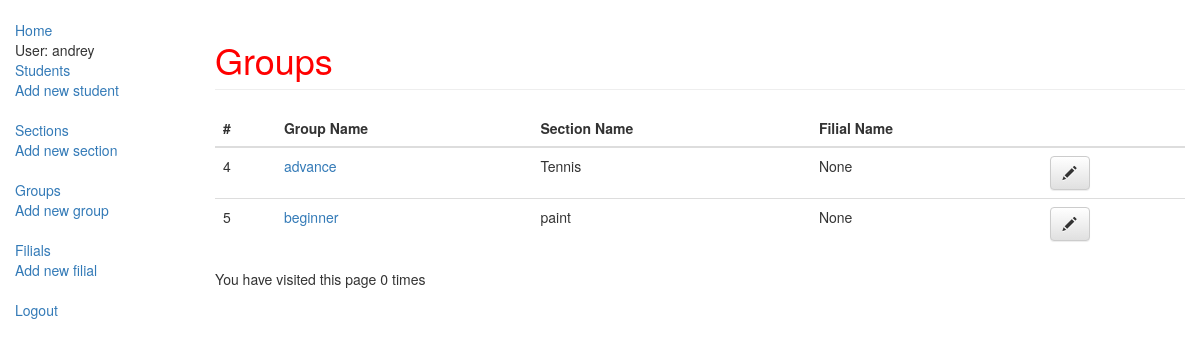
Before: /index/group/ (signed in) with the older database file.
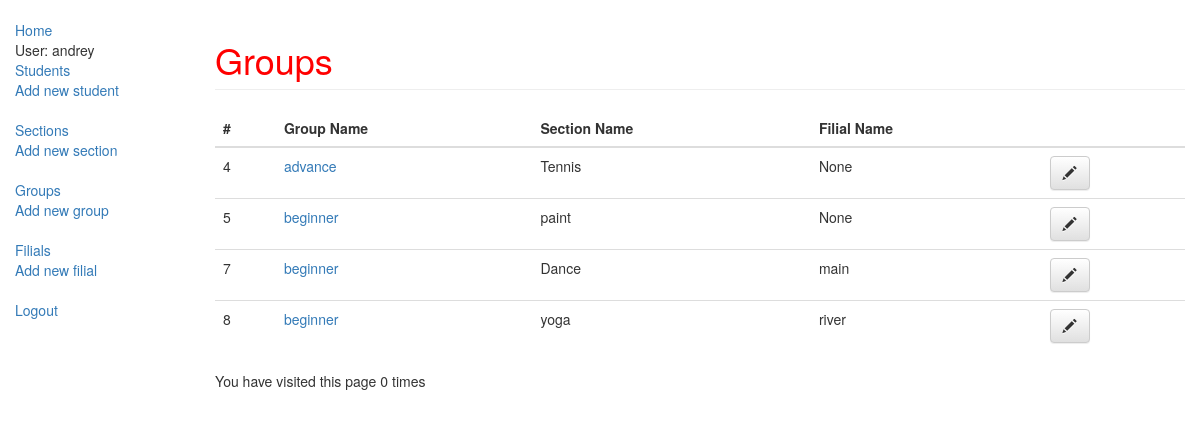
After: the same page with the newer database file.
### observer/models.py (models this page shows, shortened)
class Group(models.Model):
    name = models.CharField(max_length=20, help_text="Enter a group name")
    filial = models.ForeignKey('Filial', on_delete=models.SET_NULL, null=True, blank=True)
    section = models.ForeignKey('Section', on_delete = models.SET_NULL, null=True)
    owner = models.ForeignKey(User, on_delete=models.SET_NULL, null=True, blank=True)
    class Meta:
        ordering = ["name"]

class Section(models.Model):
    name = models.CharField(max_length=20, help_text="Enter a section name")
    owner = models.ForeignKey(User, on_delete=models.SET_NULL, null=True, blank=True)
    filial = models.ForeignKey('Filial', on_delete=models.SET_NULL, null=True, blank=True)
    class Meta:
        ordering = ["name"]
    def __str__(self):
        return self.name

class Filial(models.Model):
    name = models.CharField(max_length=20, help_text="Enter a filial name")
    phone = models.CharField(max_length=20, help_text="Enter Phone of Filial")
    address = models.CharField(max_length=20, help_text="Enter Address of Filial")
    owner = models.ForeignKey(User, on_delete=models.SET_NULL, null=True, blank=True)
    class Meta:
        ordering = ["name"]
    def __str__(self):
        return self.name

### observer/views.py (the view)
# urls.py: path('group/', views.group_list, name="group_list"),
@login_required()
def group_list(request):
    groups = Group.objects.filter(owner=request.user)
    num_visits = request.session.get('num_visits',0)
    request.session['num_visits'] = num_visits + 1
    return render(
        request,
        'observer/group_list.html',
        {'groups': groups, 'num_visits': num_visits}
    )

### observer/templates/observer/group_list.html (shortened to what this page needs)
{% extends "observer/base_generic.html" %}
{% block content %}
<h1 class="page-header">
    Groups
</h1>
<table class="table" id="student-table">
    <thead>
        <tr>
            <th>#</th>
            <th>Group Name</th>
            <th>Section Name</th>
            <th>Filial Name</th>
            <th></th>
        </tr>
    </thead>
    <tbody>
        {% for group in groups %}
        <tr>
            <td>{{group.id}}</td>
            <td><a href="{% url 'group_detail' pk=group.pk %}">{{group.name}}</a></td>
            <td>{{group.section}}</td>
            <td>{{group.filial}}</td>
            <td><a class="btn btn-default" href="{% url 'edit_group' pk=group.pk %}"><span class="glyphicon glyphicon-pencil"></span></a></td>
        </tr>
        {% empty %}
        <tr>
            <td colspan="7" class="text-center bg-warning">No group</td>
        </tr>
        {% endfor %}
    </tbody>
</table>
<p>You have visited this page {{num_visits}} times</p>
{% endblock %}

Changed rows visible on the page:
added Group: id "7", name "beginner", section "Dance", filial "main"
added Group: id "8", name "beginner", section "yoga", filial "river"
